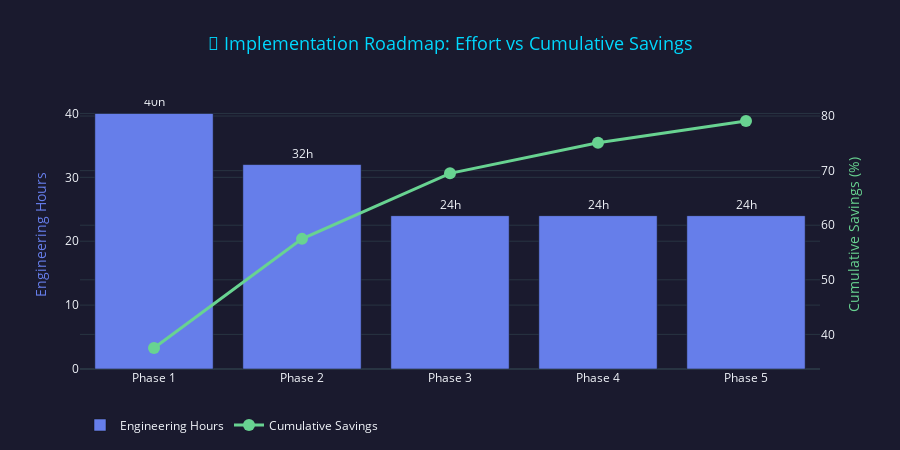

This figure's notebook cell:
### Code cell
# Create roadmap visualization
fig = go.Figure()

phases = [f"Phase {p['phase']}" for p in roadmap]
hours = [p["total_hours"] for p in roadmap]
savings = [p["expected_savings"] for p in roadmap]
cumulative = np.cumsum(savings)

# Hours bar
fig.add_trace(
    go.Bar(
        name="Engineering Hours",
        x=phases,
        y=hours,
        marker_color=COST_COLORS["llm"],
        yaxis="y",
        text=[f"{h:.0f}h" for h in hours],
        textposition="outside",
    )
)

# Cumulative savings line
fig.add_trace(
    go.Scatter(
        name="Cumulative Savings",
        x=phases,
        y=cumulative,
        mode="lines+markers",
        line=dict(color=COST_COLORS["savings"], width=3),
        marker=dict(size=12),
        yaxis="y2",
    )
)

fig.update_layout(
    template="plotly_dark",
    paper_bgcolor=COST_COLORS["background"],
    plot_bgcolor=COST_COLORS["background"],
    title=dict(
        text="📅 Implementation Roadmap: Effort vs Cumulative Savings",
        font=dict(size=18, color=COST_COLORS["primary"]),
        x=0.5,
    ),
    yaxis=dict(title=dict(text="Engineering Hours", font=dict(color=COST_COLORS["llm"]))),
    yaxis2=dict(
        title=dict(text="Cumulative Savings (%)", font=dict(color=COST_COLORS["savings"])),
        overlaying="y",
        side="right",
    ),
    legend=dict(orientation="h", y=-0.15),
    height=450,
)

fig.show()

### Figure 1 — Plotly figure (JSON) as saved in the notebook; plotly's stock layout.template omitted (floating-point values rounded to 4 significant figures)
{"data": [{"marker": {"color": "#667EEA"}, "name": "Engineering Hours", "text": ["40h", "32h", "24h", "24h", "24h"], "textposition": "outside", "type": "bar", "x": ["Phase 1", "Phase 2", "Phase 3", "Phase 4", "Phase 5"], "y": [40, 32, 24, 24, 24], "yaxis": "y"}, {"line": {"color": "#68D391", "width": 3}, "marker": {"size": 12}, "mode": "lines+markers", "name": "Cumulative Savings", "type": "scatter", "x": ["Phase 1", "Phase 2", "Phase 3", "Phase 4", "Phase 5"], "y": [37.5, 57.5, 69.5, 75.1, 79.1], "yaxis": "y2"}], "layout": {"height": 450, "legend": {"orientation": "h", "y": -0.15}, "paper_bgcolor": "#1a1a2e", "plot_bgcolor": "#1a1a2e", "title": {"font": {"color": "#00D9FF", "size": 18}, "text": "📅 Implementation Roadmap: Effort vs Cumulative Savings", "x": 0.5}, "yaxis": {"title": {"font": {"color": "#667EEA"}, "text": "Engineering Hours"}}, "yaxis2": {"overlaying": "y", "side": "right", "title": {"font": {"color": "#68D391"}, "text": "Cumulative Savings (%)"}}}}
